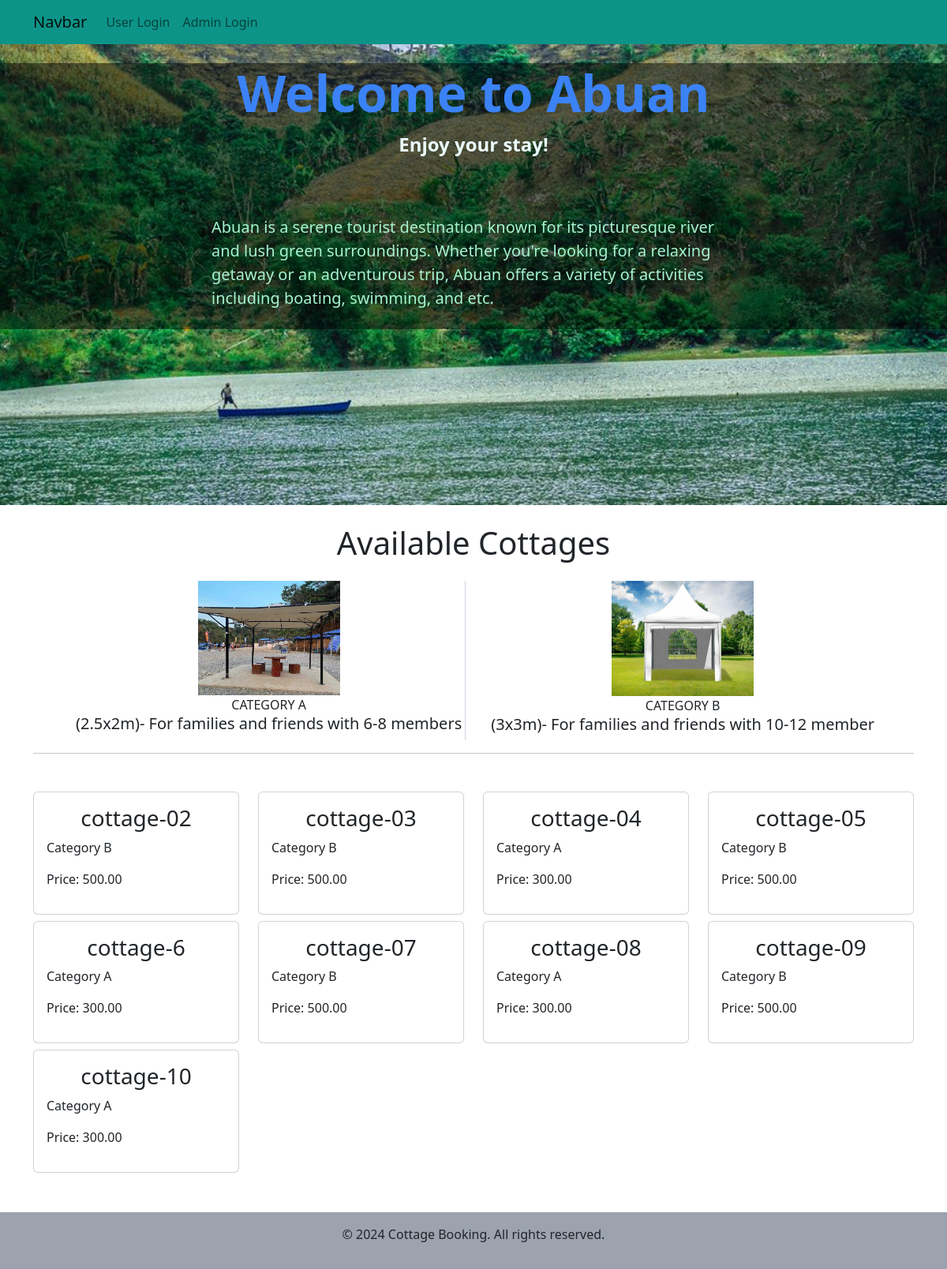
The page / on the database its author committed.
### tables this page shows
CREATE TABLE `cottage` (
  `c_id` int(11) NOT NULL,
  `cottage_code` varchar(100) NOT NULL,
  `cs_id` int(11) NOT NULL,
  `availability` int(1) NOT NULL DEFAULT 0
);

CREATE TABLE `cottages` (
  `id` int(11) NOT NULL,
  `cottage_name` text DEFAULT NULL,
  `c_type` varchar(100) NOT NULL,
  `description` text DEFAULT NULL,
  `price` decimal(10,2) DEFAULT NULL,
  `image` varchar(255) DEFAULT NULL
);

### index.php (the view, shortened to what this page needs)
<?php
require ('./config/dbcon.php');
?>
<!DOCTYPE html>
<html lang="en">
<head>
    <link href="https://cdn.jsdelivr.net/npm/bootstrap@5.2.3/dist/css/bootstrap.min.css" rel="stylesheet"
>
</head>
<body>
    <main>
        <nav class="navbar navbar-expand-lg " style="background-color: #0d9488">
            <div class="container">
                <a class="navbar-brand" href="#">Navbar</a>
                <div class="collapse navbar-collapse" id="navbarSupportedContent">
                    <ul class="navbar-nav me-auto mb-2 mb-lg-0">
                        <?php if (isset($_SESSION['email'])) { ?>
                            <li class="nav-item">
                                <a class="nav-link" onclick="confirmLogout();" style="cursor:pointer">Logout</a>
                            </li>
                            <li class="nav-item">
                                <a class="nav-link" href="myreserve.php">View Reservation</a>
                            </li>
                        <?php } else { ?>
                            <li class="nav-item">
                                <a class="nav-link" href="login.php">User Login</a>
                            </li>
                            <li class="nav-item">
                                <a class="nav-link" href="admin_login.php">Admin Login</a>
                            </li>
                        <?php } ?>
                    </ul>
                </div>
            </div>
        </nav>
        <header style="background-color: rgba(0, 0, 0, 0.5);">
            <div class="container">
                <div class="row justify-content-center mt-4">
                    <div class="col-8">
                        <h1 class="text-center display-3 fw-bold" style="color: #3b82f6">Welcome to Abuan</h1>
                        <p class="text-center fs-4" style="color: #ecfeff; font-weight: 600;">Enjoy your stay!</p>
                    </div>
                    <div class="col-8 mt-5 fs-5 px-5 py-2">
                        <div class="description" style="color: #a7f3d0">
                            <p>Abuan is a serene tourist destination known for its picturesque river and lush green
                                surroundings. Whether you're looking for a relaxing getaway or an adventurous trip,
                                Abuan offers a variety of activities including boating, swimming, and etc.</p>
                        </div>
                    </div>
                </div>
            </div>
        </header>
    </main>
    <div class="container">
        <div class="row mt-4 mb-3">
            <div class="col-12">
                <h1 class="text-center">Available Cottages</h1>
            </div>
        </div>
        <div class="d-flex justify-content-center">
            <div class="mx-3 text-center px-1" style="border-right: 1px solid #cbd5e1">
                <img src="uploads/c1.jpg" alt="Photo 1" width="180" height="145">
                <div class=" photo-title">CATEGORY A
                </div>
                <h5>(2.5x2m)- For families and friends with 6-8 members</h5>
            </div>
            <div>
                <div class="mx-3 text-center">
                    <img src="uploads/c2.jpg" alt="Photo 2" width="180" height="146">
                    <div class=" photo-title">CATEGORY B
                    </div>
                    <h5>(3x3m)- For families and friends with 10-12 member</h5>
                </div>
            </div>
        </div>
        <hr />
        <div class="row mt-5">
            <?php
            $query = "SELECT c.c_id, cs.c_type, cs.id AS cs_id, c.cottage_code, cs.cottage_name, cs.description, cs.price
            FROM cottage c
            INNER JOIN cottages cs ON c.cs_id = cs.id
            WHERE c.availability = 0";
            $query_run = mysqli_query($conn, $query);
            if (mysqli_num_rows($query_run) > 0) {
                while ($row = mysqli_fetch_assoc($query_run)) {
                    ?>
                    <div class="col-3 mb-2">
                        <div class="card">
                            <div class="card-body ">
                                <h3 class="card-title text-center"><?= $row['cottage_code'] ?></h3>
                                <p class="card-text"><?= $row['cottage_name'] ?></p>
                                <p class="card-text">Price: <?= $row['price'] ?></p>
                            </div>
                        </div>
                    </div>
                    <?php
                }
            } else {
                echo "<p>No cottages found.</p>";
            }
            ?>
        </div>
    </div>
    <footer>
        <p>&copy; 2024 Cottage Booking. All rights reserved.</p>
    </footer>
</body>
</html>

### index.php (style rules this page uses)
main { background: url('abuan.jpg') no-repeat center center; background-size: cover; min-height: 80vh; padding-bottom: 100px; box-sizing: border-box; }
footer { bottom: 0; width: 100%; background-color: #9ca3af; text-align: center; padding: 1rem; margin-top: 42px; }

### rows shown on the page
cottage: cottage_code "cottage-02", cottages.cottage_name "Category B", cottages.price "500.00"
cottage: cottage_code "cottage-03", cottages.cottage_name "Category B", cottages.price "500.00"
cottage: cottage_code "cottage-04", cottages.cottage_name "Category A", cottages.price "300.00"
cottage: cottage_code "cottage-05", cottages.cottage_name "Category B", cottages.price "500.00"
cottage: cottage_code "cottage-6", cottages.cottage_name "Category A", cottages.price "300.00"
cottage: cottage_code "cottage-07", cottages.cottage_name "Category B", cottages.price "500.00"
cottage: cottage_code "cottage-08", cottages.cottage_name "Category A", cottages.price "300.00"
cottage: cottage_code "cottage-09", cottages.cottage_name "Category B", cottages.price "500.00"
cottage: cottage_code "cottage-10", cottages.cottage_name "Category A", cottages.price "300.00"
